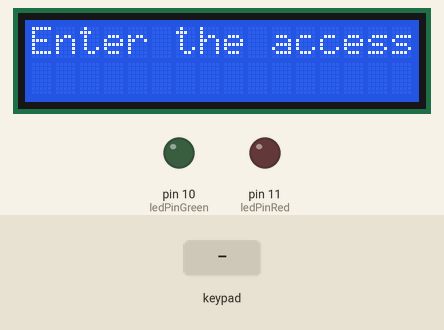
Recording of a sketch running on a simulated Arduino Uno, built with avr-gcc and run on an emulated ATmega328P. On the bench: 16×2 character LCD, output pins drawn as LEDs (lit = HIGH). The test bench sets the inputs (shaded band).

Above: at 1.2 s.
1.3 s: keypad keys 1 1 1 1 pressed 0.4 s apart
At 2.82 s:
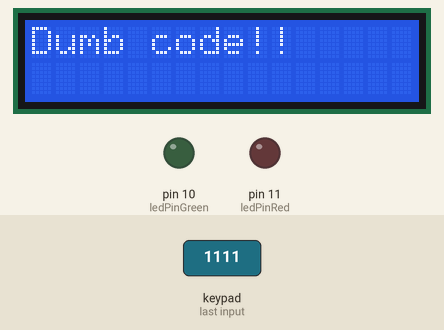
At 3.62 s:
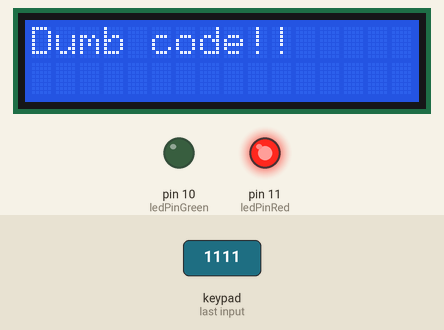
4.5 s: keypad keys 1 4 2 3 pressed 0.4 s apart
9.1 s: keypad keys 2 3 4 5 pressed 0.4 s apart
At 13.6 s:
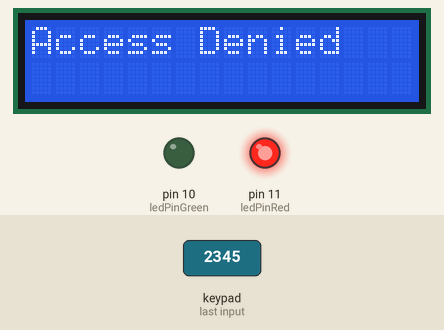
Timing chart, 0 to 17.4 s (numbered marks = the images above; inputs shaded):
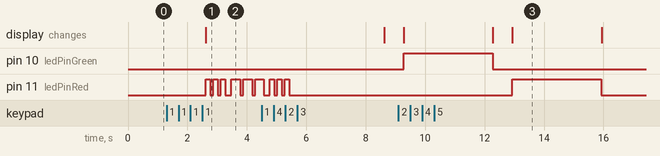

The sketch:

sketch.ino
```cpp
#include "src/lab1-2.h"

void setup() {
  lab12Setup();
}

void loop() {
  lab12Loop();
}
```

lab1-2.cpp
```cpp
#include "lab1-2.h"
#include "drivers/led/led.h"
#include "services/keypad/keypad.h"
#include "services/lcd/lcd.h"

#include <stdio.h>
#include <string.h>

void lab12Setup() {
  srvLcdSetup();
  srvKeypadSetup();
  setupGreenLed();
  setupRedLed();
  printf("Enter the access code");
}

char code[4] = {'1', '4', '2', '3'};
char codeDumb[4] = {'1', '1', '1', '1'};
char input[4];
void lab12Loop() {
  if (scanf("%c%c%c%c", &input[0], &input[1], &input[2], &input[3]) == 4) {

    if (memcmp(input, code, 4) == 0) {
      srvLcdClearChar();
      printf("Access Granted\n");
      ledGreenOn();
      ledRedOff();
      delay(3000);
      ledGreenOff();
      srvLcdClearChar();

    } else if (memcmp(input, codeDumb, 4) == 0) {
      srvLcdClearChar();
      printf("Dumb code!!\n");
      ledSOS();
      delay(3000);
      srvLcdClearChar();
    } else {
      srvLcdClearChar();
      printf("Access Denied\n");
      ledGreenOff();
      ledRedOn();
      delay(3000);
      ledRedOff();
      srvLcdClearChar();
    }
  }
}
```

lab1-2.h
```cpp
#ifndef LAB12_H
#define LAB12_H

void lab12Setup();

void lab12Loop();

#endif
```

serial.cpp
```cpp
#include "serial.h"
#include <Arduino.h>

int srvSerialPutChar(char ch, FILE *file) {
  return Serial.write(ch);
}

int srvSerialGetChar(FILE *file) {
  while (!Serial.available());

  return Serial.read();
}

void srvSerialSetup() {
  Serial.begin(9600);
  FILE *srvSerialStream = fdevopen(NULL, srvSerialGetChar);
  stdin = srvSerialStream;
}
```

serial.h
```cpp
#ifndef SERIAL_DRIVER_STDIO_H
#define SERIAL_DRIVER_STDIO_H

#include <stdio.h>

int srvSerialPutChar(char ch, FILE *file);

int srvSerialGetChar(FILE *file);

void srvSerialSetup();

#endif
```

led.cpp
```cpp
#include "led.h"
#include <Arduino.h>

int ledPinRed;
int ledPinGreen;

void setupGreenLed() {
  ledPinRed = 11;
  pinMode(ledPinRed, OUTPUT);
};

void setupRedLed() {
  ledPinGreen = 10;
  pinMode(ledPinGreen, OUTPUT);
};

void ledGreenOn() { digitalWrite(ledPinGreen, HIGH); }
void ledGreenOff() { digitalWrite(ledPinGreen, LOW); }
void ledRedOn() { digitalWrite(ledPinRed, HIGH); }
void ledRedOff() { digitalWrite(ledPinRed, LOW); }

void ledSOS() {
  // s
  digitalWrite(ledPinRed, HIGH);
  delay(150);
  digitalWrite(ledPinRed, LOW);
  delay(100);
  digitalWrite(ledPinRed, HIGH);
  delay(150);
  digitalWrite(ledPinRed, LOW);
  delay(100);
  digitalWrite(ledPinRed, HIGH);
  delay(150);
  digitalWrite(ledPinRed, LOW);
  delay(200);

  // o
  digitalWrite(ledPinRed, HIGH);
  delay(300);
  digitalWrite(ledPinRed, LOW);
  delay(100);
  digitalWrite(ledPinRed, HIGH);
  delay(300);
  digitalWrite(ledPinRed, LOW);
  delay(100);
  digitalWrite(ledPinRed, HIGH);
  delay(300);
  digitalWrite(ledPinRed, LOW);
  delay(200);

  // s
  digitalWrite(ledPinRed, HIGH);
  delay(150);
  digitalWrite(ledPinRed, LOW);
  delay(100);
  digitalWrite(ledPinRed, HIGH);
  delay(150);
  digitalWrite(ledPinRed, LOW);
  delay(100);
  digitalWrite(ledPinRed, HIGH);
  delay(150);
  digitalWrite(ledPinRed, LOW);
  delay(200);
}
```

led.h
```cpp
#ifndef LED_DRIVER_H
#define LED_DRIVER_H

#include <Arduino.h>

#define LED_PIN LED_BUILTIN

void setupGreenLed();

void setupRedLed();

void ledGreenOn();
void ledGreenOff();
void ledRedOn();
void ledRedOff();

void ledSOS();

#endif
```

keypad.cpp
```cpp
#include "keypad.h"
#include "Key.h"
#include <Keypad.h>
#include <stdio.h>

#define SERVICE_KEYPAD_REPEAT_DELAY 100

const byte ROWS = 4;  // four rows
const byte COLS = 4;  // four columns
// define the cymbols on the buttons of the keypads
char hexaKeys[ROWS][COLS] = { { '1', '2', '3', 'A' },
                              { '4', '5', '6', 'B' },
                              { '7', '8', '9', 'C' },
                              { '*', '0', '#', 'D' } };
byte rowPins[ROWS] = { 2, 3, 4, 5 };  // connect to the row pinouts of the keypad
byte colPins[COLS] = { 6, 7, 8, 9 };  // connect to the column pinouts of the
                                      // keypad

Keypad customKeypad =
  Keypad(makeKeymap(hexaKeys), rowPins, colPins, ROWS, COLS);

int srvKeypadGetKey(FILE *stream) {
  char customKey;

  do {
    customKey = customKeypad.getKey();
  } while (customKey == NO_KEY);

  delay(SERVICE_KEYPAD_REPEAT_DELAY);

  return (int)customKey;
}

void srvKeypadSetup() {
  FILE *myStream = fdevopen(NULL, srvKeypadGetKey);

  stdin = myStream;
}
```

keypad.h
```cpp
#ifndef KEYPAD_SERVICE_H
#define KEYPAD_SERVICE_H

#include <stdio.h>

void srvKeypadSetup();
int srvKeypadGetKey(FILE *stream);

#endif
```

lcd.cpp
```cpp
#include "lcd.h"
#include <LiquidCrystal_I2C.h>
#include <Wire.h>
#include <stdio.h>

#define CLEAR_KEY '*'

// If 0x27 doesn't work, try 0x3F!
int lcdColumns = 16;
int lcdRows = 2;
LiquidCrystal_I2C lcd(0x27, lcdColumns, lcdRows);

int srvLcdPutChar(char c, FILE *stream) {
  lcd.print(c);
  return c;
}

void srvLcdClearChar() {
  lcd.clear();
  lcd.setCursor(0, 0);
}

void srvLcdSetup() {
  lcd.init();
  lcd.backlight();

  lcd.setCursor(0, 0);

  FILE *myStream = fdevopen(srvLcdPutChar, NULL);
  stdout = myStream;
}
```

lcd.h
```cpp
#ifndef LCD_SERVICE_H
#define LCD_SERVICE_H

void srvLcdSetup();
void srvLcdPutChar();
void srvLcdClearChar();

#endif
```

Measured:
- after the input at 1.3 s, pin 11 (ledPinRed): LOW → HIGH after 1.3 s, → LOW 0.15 s later, → HIGH 0.10 s later, → LOW 0.15 s later, … (11 changes in this stretch); the display: changes after 1.3 s (image 1)
- after the input at 9.1 s, pin 11 (ledPinRed): LOW → HIGH after 3.8 s, → LOW 3.0 s later; the display: first differs from a run without the input after 3.8 s (image 3)
